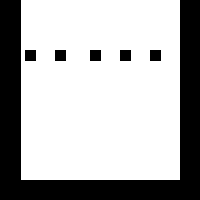
Frame 1 (no input)
Frame 60 (the mouse pressed at the canvas centre just before this capture): identical to frame 1, image omitted
Frame 120 (the mouse held since frame 60 and released just before this capture): identical to frame 1, image omitted

The Processing sketch that drew this single still picture (run headless with seeded random() and noise(); from frame 60 on, the mouse is pressed at the canvas centre):

// Processing sketch: processing_91194
// ── processing_91194.pde

int [] posX={25,55,90,120,150};

void setup()
{
  size(200,200);
  background(255);
  fill(0);
  rect (0,0,20,height);
  rect (0,height/10*9,width,20);
  rect (height/10*9,0,20,height);
}
void draw()
{
  for (int i=0; i<posX.length; i++)
    {
    if ((mouseX<20 && mouseX>0) || (mouseX>width/10*9 && mouseX<width) || (mouseY>height/10*9 && mouseY<height))
    fill(255-posX[i],255,0);
    rect(posX[i],50,10,10);
    }
  }
